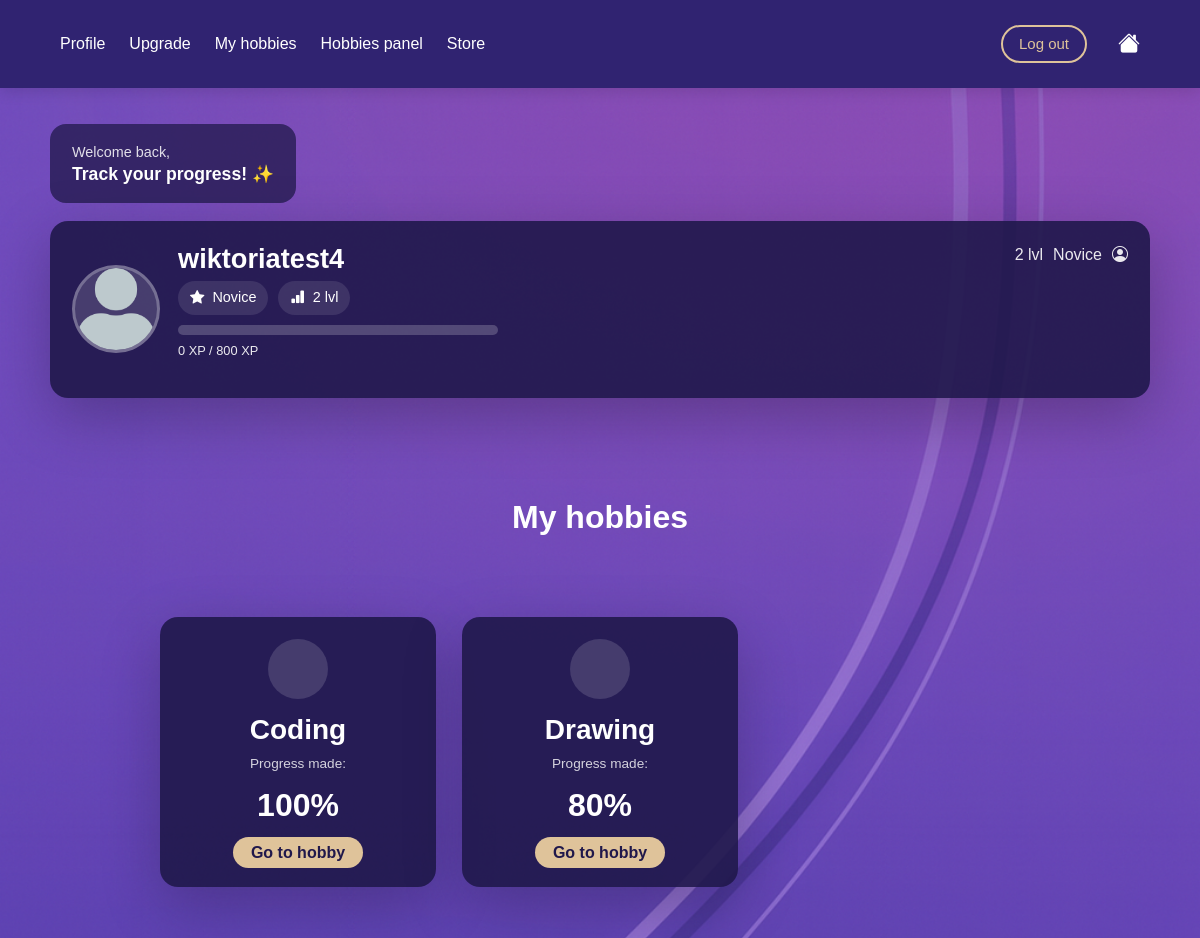
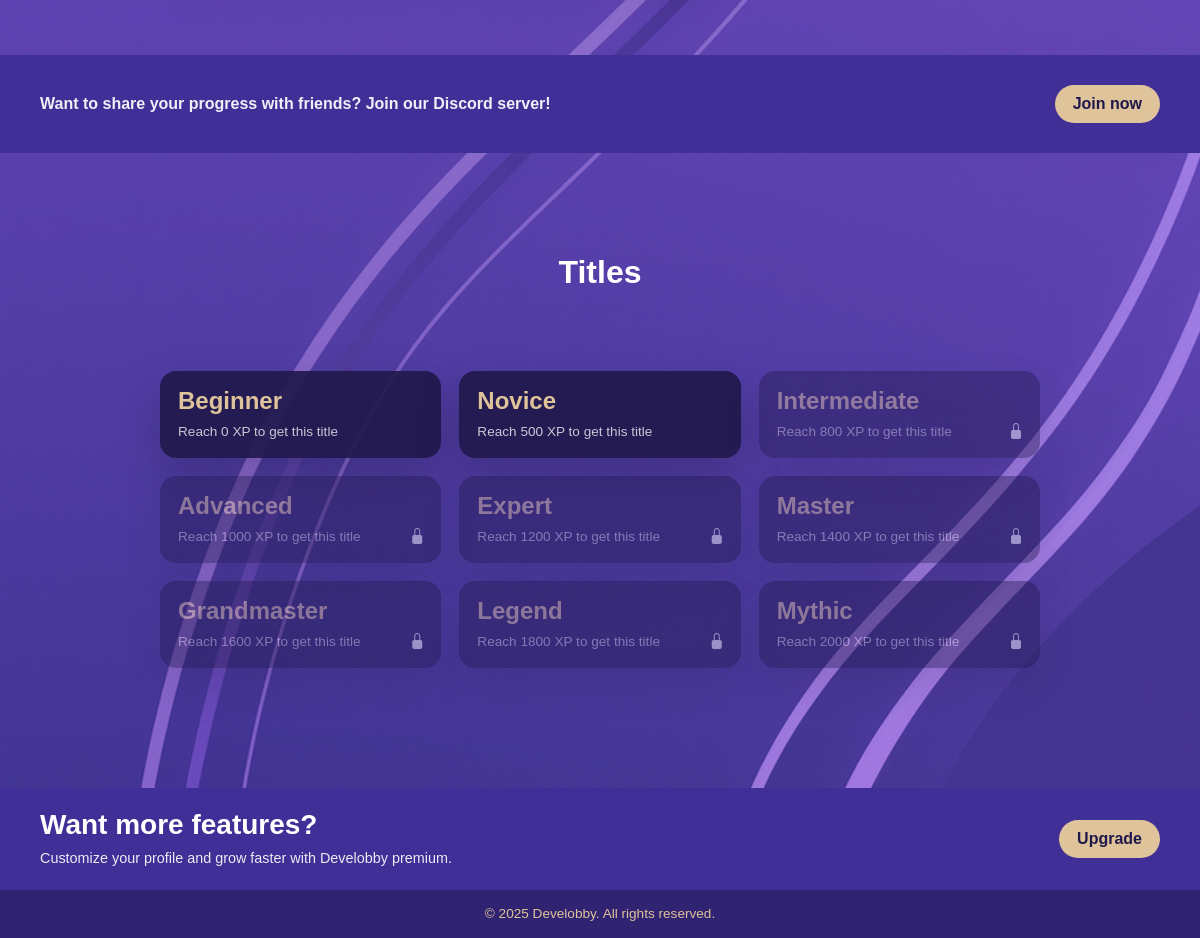
Screenshot of /profile/ (signed in) with the database file from the repository (2 pictures, top to bottom).
### myapp/models.py (models this page shows, shortened)
class Level(models.Model):
    title = models.CharField(max_length=100, unique=True)
    xp_required = models.PositiveIntegerField()
    class Meta:
        ordering = ['xp_required']

class Hobby(models.Model):
    user = models.ForeignKey(User, on_delete=models.CASCADE, related_name="hobbies")
    detail = models.ForeignKey(HobbyDetail, on_delete=models.CASCADE)

class HobbyDetail(models.Model):
    name = models.CharField(max_length=100, unique=True)
    description = models.TextField()

### myapp/views.py (the view)
# urls.py: path('profile/', views.profile, name='profile'),
@login_required
def profile(request):
    user = request.user
    hobbies = (
        Hobby.objects
        .filter(user=user)
        .select_related("detail")
    )
    HOBBY_ICONS = {
        "Cooking": "fi fi-rr-hat-chef",
        "Drawing": "fi fi-rr-drawer-alt",
        "Coding": "fi fi-rr-square-terminal",
        "Music": "fi fi-rr-music-alt",
        "Fitness": "fi fi-tr-dumbbell-ray",
    }
    for hobby in hobbies:
        hobby.icon = HOBBY_ICONS.get(hobby.detail.name, "fi fi-rr-star")
        challenges = Challenge.objects.filter(hobby_detail=hobby.detail)
        total = challenges.count()
        completed = UserChallenges.objects.filter(
            user=user,
            challenge__in=challenges,
            completed=True
        ).count()
        hobby.progress = int((completed / total) * 100) if total > 0 else 0
    stats, _ = UserStats.objects.get_or_create(user=user)
    current_xp = stats.xp_total
    levels = list(Level.objects.all().order_by("xp_required"))
    current_level = stats.level if stats.level else levels[0]
    next_level = None
    level_number = 1
    for i, lvl in enumerate(levels):
        if lvl.id == current_level.id:
            level_number = i + 1
            if i + 1 < len(levels):
                next_level = levels[i + 1]
            break
    progress_percent = 100
    xp_color = "xp-high"
    if next_level:
        xp_range = next_level.xp_required
        if xp_range > 0:
            progress_percent = int((current_xp / xp_range) * 100)
            progress_percent = max(0, min(progress_percent, 100))
    return render(request, "myapp/profile.html", {
        "user": user,
        "hobbies": hobbies,
        "current_level": current_level,
        "next_level": next_level,
        "current_xp": current_xp,
        "progress_percent": progress_percent,
        "level_number": level_number,
        "levels": levels,
        "xp_color": xp_color,
    })

### myapp/templates/myapp/profile.html (shortened to what this page needs)
{% extends "myapp/base.html" %}
{% load static %}
{% block extra_css %}
<link rel="stylesheet" href="{% static 'css/profile.css' %}">
{% endblock %}
{% block content %}
<main class="profile-bg">
  <div class="profile-container">
    <div class="welcome-card">
      <p class="welcome-small">Welcome back,</p>
      <h3 class="welcome-title">Track your progress! ✨</h3>
    </div>
    <section class="user-card">
      <div class="user-left">
        <div class="avatar">
          <img src="{% static 'img/avatar.png' %}" alt="User avatar">
        </div>
        <div class="user-info">
          <h2 class="username">{{ request.user.username }}</h2>
          <div class="user-badges">
            {% if current_level %}
              <span class="badge-pill">
                <i class="bi bi-star-fill"></i>
                {{ current_level.title }}
              </span>
              <span class="badge-pill">
                <i class="bi bi-bar-chart-fill"></i>
                {{ level_number }} lvl
              </span>
            {% endif %}
          </div>
          <div class="xp-wrap">
            <div class="xp-bar">
            </div>
            <p class="xp-text">
              {{ current_xp }} XP
              {% if next_level %}
                / {{ next_level.xp_required }} XP
              {% endif %}
            </p>
          </div>
        </div>
      </div>
      <div class="user-right">
        {% if current_level %}
          <div class="top-right-mini">
            <span class="mini-lvl">{{ level_number }} lvl</span>
            <span class="mini-title">{{ current_level.title }}</span>
            <i class="bi bi-person-circle mini-icon"></i>
          </div>
        {% endif %}
      </div>
    </section>
    <h2 class="section-title">My hobbies</h2>
    <section class="hobbies-grid">
      {% for hobby in hobbies %}
        <div class="hobby-card">
          <div class="hobby-icon">
          </div>
          <h3>{{ hobby.detail.name }}</h3>
          <p class="progress-label">Progress made:</p>
          <div class="progress-big">{{ hobby.progress }}%</div>
          <a href="{% url 'hobby_detail' hobby.detail.id %}" class="small-btn">
            Go to hobby
          </a>
        </div>
      {% empty %}
        <p>You have no hobbies yet.</p>
      {% endfor %}
    </section>
    <section class="discord-strip">
      <p>Want to share your progress with friends? Join our Discord server!</p>
      <button class="small-btn">Join now</button>
    </section>
    <h2 class="section-title titles-title">Titles</h2>
    <section class="titles-grid">
      {% for lvl in levels %}
        <div class="title-card {% if lvl.xp_required > current_level.xp_required %}locked-title{% endif %}">
          <h4>{{ lvl.title }}</h4>
          <p>Reach {{ lvl.xp_required }} XP to get this title</p>
          {% if lvl.xp_required > current_level.xp_required %}
            <i class="bi bi-lock-fill lock-icon"></i>
          {% endif %}
        </div>
      {% endfor %}
    </section>
    <section class="premium-banner">
      <div class="premium-text">
        <h3>Want more features?</h3>
        <p>
          Customize your profile and grow faster with Develobby premium.
        </p>
      </div>
      <a href="{% url 'upgrade' %}" class="small-btn">Upgrade</a>
    </section>
  </div>
</main>
<footer class="main-footer">
  © 2025 Develobby. All rights reserved.
</footer>
{% endblock %}

### myapp/static/css/style.css (style rules this page uses)
:root { --dark-purple: #302371; --purple: #543EA7; --beige: #DFC39A; --violet: #704ABC; --pink-violet: #9753CC; --light-violet: #B4A2E7; --white: #ffffff; }
* { box-sizing: border-box; margin: 0; padding: 0; font-family: 'Arial', sans-serif; }
body { margin: 0; background: #704ABC; color: var(--white); }
section { padding: 80px 10%; }
.main-footer { background-color: #302371; color: #DFC39A; text-align: center; padding: 18px 12px; font-size: 0.9rem; font-weight: 500; }
a { text-decoration: none !important; }

### rows the page displays
Level: title "Novice", xp_required "500"
Level: xp_required "800", title "Intermediate"
Hobby: detail.name "Coding", progress "100"
Hobby: detail.name "Drawing", progress "80"
Level: title "Beginner", xp_required "0"
Level: title "Advanced", xp_required "1000"
Level: title "Expert", xp_required "1200"
Level: title "Master", xp_required "1400"
Level: title "Grandmaster", xp_required "1600"
Level: title "Legend", xp_required "1800"
Level: title "Mythic", xp_required "2000"

### other values shown
{{ request.user.username }} "wiktoriatest4"
{{ level_number }} "2"
{{ current_xp }} "0"
